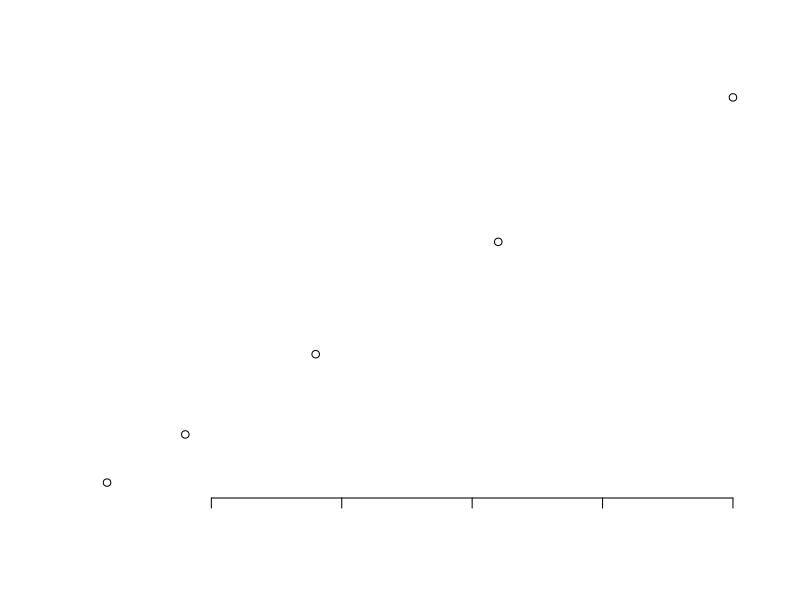

Source code (R): (Note: this script raises an error after producing the figure.)
## ---- chunk 1
knitr::opts_chunk$set(
  collapse = TRUE,
  comment = ">"
)
## ---- chunk 2
max_rows <- 25000
steps <- 25
## ---- chunk 3
capacity <- data.frame(rows = max_rows * (1:steps) / steps , size_Mb = NA)

for (i in 1:nrow(capacity)) {
  gc(full = TRUE)
  
  capacity[i, 'size_Mb'] <- tryCatch(
    as.numeric(
      object.size(
        Matrix::Matrix(
          data = 1.1, 
          nrow = capacity[i, 'rows'], 
          ncol = capacity[i, 'rows']
        )
      )
    ) / (1024^2),
    error = function(error) NA
  )
  
  if (is.na(capacity[i, 'size_Mb'])) {
    print(paste0('Memory limit reached under ', capacity[i, 'rows'], ' rows^2'))
    if (i > 1) {print(paste0('But we were able to allocate ', capacity[i-1, 'rows'], ' rows^2'))}
    break
  }
}
## ---- chunk 4
mem_lm <- lm(size_Mb ~ I(rows^2), data = capacity)
print(summary(mem_lm))
## ---- chunk 5
mem_lm <- lm(size_Mb ~ I(rows^2) - 1, data = capacity)
print(summary(mem_lm))
## ---- chunk 6
rows2_coeff <- mem_lm$coefficients[1]
plot(
  formula = size_Mb ~ I(rows^2), 
  data = capacity[!is.na(capacity$size_Mb) ,], 
  ylab = 'Memory footprint (Mb)',
  xlab = 'Rows^2'
)
abline(a = 0, b = rows2_coeff, col = 4, lty = 2, lwd = 2)
## ---- chunk 7
print(paste0('Row cap: ~', max(capacity$rows), ', Object size coef: ', rows2_coeff))
